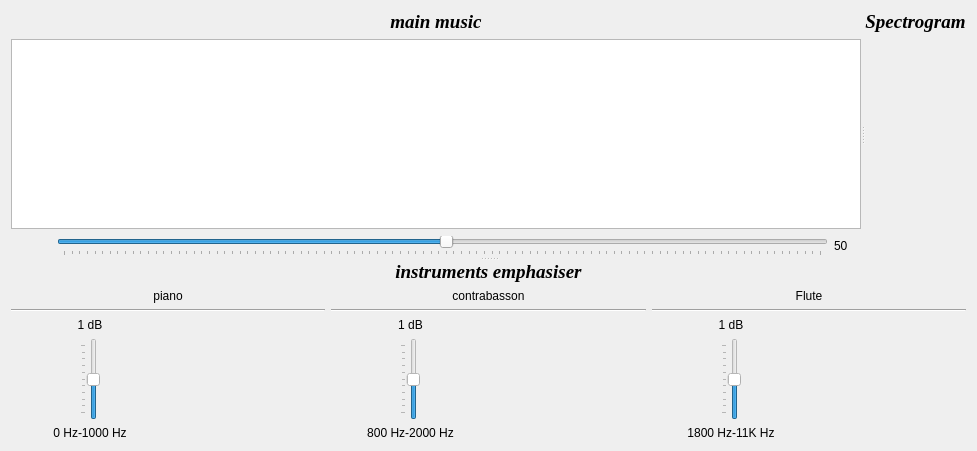
      <widget class="QWidget" name="Equalizer_tab">
       <property name="sizePolicy">
        <sizepolicy hsizetype="Maximum" vsizetype="Preferred">
         <horstretch>0</horstretch>
         <verstretch>0</verstretch>
        </sizepolicy>
       </property>
       <attribute name="title">
        <string>Equalizer</string>
       </attribute>
       <layout class="QVBoxLayout" name="verticalLayout_14">
        <item>
         <widget class="QSplitter" name="splitter">
          <property name="orientation">
           <enum>Qt::Vertical</enum>
          </property>
          <widget class="QSplitter" name="splitter_4">
           <property name="orientation">
            <enum>Qt::Horizontal</enum>
           </property>
           <widget class="QWidget" name="main_graph_widget" native="true">
            <layout class="QVBoxLayout" name="verticalLayout_17">
             <item>
              <layout class="QVBoxLayout" name="verticalLayout_2">
               <item>
                <widget class="QLabel" name="main_graph_title_label">
                 <property name="font">
                  <font>
                   <family>Times New Roman</family>
                   <pointsize>14</pointsize>
                   <weight>75</weight>
                   <italic>true</italic>
                   <bold>true</bold>
                  </font>
                 </property>
                 <property name="text">
                  <string>main music</string>
                 </property>
                 <property name="alignment">
                  <set>Qt::AlignCenter</set>
                 </property>
                </widget>
               </item>
               <item>
                <widget class="PlotWidget" name="main_graph">
                 <property name="minimumSize">
                  <size>
                   <width>850</width>
                   <height>0</height>
                  </size>
                 </property>
                 <property name="autoFillBackground">
                  <bool>false</bool>
                 </property>
                 <property name="frameShadow">
                  <enum>QFrame::Sunken</enum>
                 </property>
                </widget>
               </item>
               <item>
                <layout class="QHBoxLayout" name="sound_tools_layout">
                 <item>
                  <widget class="QPushButton" name="play_pause_botton">
                   <property name="text">
                    <string/>
                   </property>
                   <property name="icon">
                    <iconset>
                     <normaloff>icons/play.png</normaloff>icons/play.png</iconset>
                   </property>
                   <property name="iconSize">
                    <size>
                     <width>47</width>
                     <height>35</height>
                    </size>
                   </property>
                   <property name="shortcut">
                    <string>Space</string>
                   </property>
                   <property name="checkable">
                    <bool>false</bool>
                   </property>
                   <property name="autoDefault">
                    <bool>false</bool>
                   </property>
                   <property name="default">
                    <bool>false</bool>
                   </property>
                   <property name="flat">
                    <bool>true</bool>
                   </property>
                  </widget>
                 </item>
                 <item>
                  <widget class="QSlider" name="volume_slider">
                   <property name="value">
                    <number>50</number>
                   </property>
                   <property name="orientation">
                    <enum>Qt::Horizontal</enum>
                   </property>
                   <property name="invertedAppearance">
                    <bool>false</bool>
                   </property>
                   <property name="invertedControls">
                    <bool>false</bool>
                   </property>
                   <property name="tickPosition">
                    <enum>QSlider::TicksBelow</enum>
                   </property>
                  </widget>
                 </item>
                 <item>
                  <widget class="QLabel" name="volume_value_label">
                   <property name="text">
                    <string>50</string>
                   </property>
                  </widget>
                 </item>
                 <item>
                  <widget class="QLabel" name="volume_image_label">
                   <property name="sizePolicy">
                    <sizepolicy hsizetype="Maximum" vsizetype="Maximum">
                     <horstretch>0</horstretch>
                     <verstretch>0</verstretch>
                    </sizepolicy>
                   </property>
                   <property name="maximumSize">
                    <size>
                     <width>60</width>
                     <height>35</height>
                    </size>
                   </property>
                   <property name="baseSize">
                    <size>
                     <width>0</width>
                     <height>0</height>
                    </size>
                   </property>
                   <property name="text">
                    <string/>
                   </property>
                   <property name="pixmap">
                    <pixmap>icons/2.png</pixmap>
                   </property>
                   <property name="scaledContents">
                    <bool>true</bool>
                   </property>
                   <property name="wordWrap">
                    <bool>false</bool>
                   </property>
                  </widget>
                 </item>
                </layout>
               </item>
              </layout>
             </item>
            </layout>
           </widget>
           <widget class="QWidget" name="spectrogram_widget" native="true">
            <layout class="QVBoxLayout" name="verticalLayout_3">
             <item>
              <widget class="QLabel" name="spectrogram_title_label">
               <property name="sizePolicy">
                <sizepolicy hsizetype="Preferred" vsizetype="Fixed">
                 <horstretch>0</horstretch>
                 <verstretch>20</verstretch>
                </sizepolicy>
               </property>
               <property name="minimumSize">
                <size>
                 <width>0</width>
                 <height>20</height>
                </size>
               </property>
               <property name="baseSize">
                <size>
                 <width>0</width>
                 <height>0</height>
                </size>
               </property>
               <property name="font">
                <font>
                 <family>Times New Roman</family>
                 <pointsize>14</pointsize>
                 <weight>75</weight>
                 <italic>true</italic>
                 <bold>true</bold>
                </font>
               </property>
               <property name="text">
                <string>Spectrogram</string>
               </property>
               <property name="alignment">
                <set>Qt::AlignCenter</set>
               </property>
              </widget>
             </item>
             <item>
              <layout class="QVBoxLayout" name="spectrogram_layout">
               <property name="sizeConstraint">
                <enum>QLayout::SetDefaultConstraint</enum>
               </property>
               <item>
                <widget class="QWidget" name="spectrogram_graph" native="true">
                 <property name="sizePolicy">
                  <sizepolicy hsizetype="Preferred" vsizetype="Expanding">
                   <horstretch>0</horstretch>
                   <verstretch>0</verstretch>
                  </sizepolicy>
                 </property>
                 <property name="minimumSize">
                  <size>
                   <width>0</width>
                   <height>30</height>
                  </size>
                 </property>
                </widget>
               </item>
              </layout>
             </item>
            </layout>
           </widget>
          </widget>
          <widget class="QWidget" name="Equalizer_widger" native="true">
           <property name="palette">
            <palette>
             <active>
              <colorrole role="WindowText">
               <brush brushstyle="SolidPattern">
                <color alpha="255">
                 <red>0</red>
                 <green>0</green>
                 <blue>0</blue>
                </color>
               </brush>
              </colorrole>
              <colorrole role="Button">
               <brush brushstyle="SolidPattern">
                <color alpha="255">
                 <red>255</red>
                 <green>255</green>
                 <blue>255</blue>
                </color>
               </brush>
              </colorrole>
              <colorrole role="Base">
               <brush brushstyle="SolidPattern">
                <color alpha="255">
                 <red>255</red>
                 <green>255</green>
                 <blue>255</blue>
                </color>
               </brush>
              </colorrole>
              <colorrole role="Window">
               <brush brushstyle="SolidPattern">
                <color alpha="255">
                 <red>255</red>
                 <green>255</green>
                 <blue>255</blue>
                </color>
               </brush>
              </colorrole>
             </active>
             <inactive>
              <colorrole role="WindowText">
               <brush brushstyle="SolidPattern">
                <color alpha="255">
                 <red>0</red>
                 <green>0</green>
                 <blue>0</blue>
                </color>
               </brush>
              </colorrole>
              <colorrole role="Button">
               <brush brushstyle="SolidPattern">
                <color alpha="255">
                 <red>255</red>
                 <green>255</green>
                 <blue>255</blue>
                </color>
               </brush>
              </colorrole>
              <colorrole role="Base">
               <brush brushstyle="SolidPattern">
                <color alpha="255">
                 <red>255</red>
                 <green>255</green>
                 <blue>255</blue>
                </color>
               </brush>
              </colorrole>
              <colorrole role="Window">
               <brush brushstyle="SolidPattern">
                <color alpha="255">
                 <red>255</red>
                 <green>255</green>
                 <blue>255</blue>
                </color>
               </brush>
              </colorrole>
             </inactive>
             <disabled>
              <colorrole role="WindowText">
               <brush brushstyle="SolidPattern">
                <color alpha="255">
                 <red>120</red>
                 <green>120</green>
                 <blue>120</blue>
                </color>
               </brush>
              </colorrole>
              <colorrole role="Button">
               <brush brushstyle="SolidPattern">
                <color alpha="255">
                 <red>255</red>
                 <green>255</green>
                 <blue>255</blue>
                </color>
               </brush>
              </colorrole>
              <colorrole role="Base">
               <brush brushstyle="SolidPattern">
                <color alpha="255">
                 <red>255</red>
                 <green>255</green>
                 <blue>255</blue>
                </color>
               </brush>
              </colorrole>
              <colorrole role="Window">
               <brush brushstyle="SolidPattern">
                <color alpha="255">
                 <red>255</red>
                 <green>255</green>
                 <blue>255</blue>
                </color>
               </brush>
              </colorrole>
             </disabled>
            </palette>
           </property>
           <layout class="QVBoxLayout" name="verticalLayout_27">
            <item>
             <layout class="QVBoxLayout" name="equalizer_layout">
              <item>
               <widget class="QLabel" name="label_23">
                <property name="font">
                 <font>
                  <family>Times New Roman</family>
                  <pointsize>14</pointsize>
                  <weight>75</weight>
                  <italic>true</italic>
                  <bold>true</bold>
                 </font>
                </property>
                <property name="text">
                 <string>instruments emphasiser</string>
                </property>
                <property name="alignment">
                 <set>Qt::AlignCenter</set>
                </property>
               </widget>
              </item>
              <item>
               <layout class="QHBoxLayout" name="horizontalLayout_11">
                <item>
                 <layout class="QVBoxLayout" name="verticalLayout_11">
                  <item>
                   <widget class="QLabel" name="label_10">
                    <property name="frameShape">
                     <enum>QFrame::NoFrame</enum>
                    </property>
                    <property name="frameShadow">
                     <enum>QFrame::Plain</enum>
                    </property>
                    <property name="text">
                     <string>piano</string>
                    </property>
                    <property name="alignment">
                     <set>Qt::AlignCenter</set>
                    </property>
                   </widget>
                  </item>
                  <item>
                   <widget class="Line" name="line">
                    <property name="orientation">
                     <enum>Qt::Horizontal</enum>
                    </property>
                   </widget>
                  </item>
                  <item>
                   <layout class="QHBoxLayout" name="horizontalLayout_6">
                    <item>
                     <layout class="QVBoxLayout" name="verticalLayout_8">
                      <item>
                       <widget class="QLabel" name="label1">
                        <property name="text">
                         <string>1 dB</string>
                        </property>
                        <property name="alignment">
                         <set>Qt::AlignCenter</set>
                        </property>
                       </widget>
                      </item>
                      <item>
                       <layout class="QHBoxLayout" name="horizontalLayout_5">
                        <item>
                         <widget class="QSlider" name="slider1">
                          <property name="maximum">
                           <number>10</number>
                          </property>
                          <property name="value">
                           <number>5</number>
                          </property>
                          <property name="orientation">
                           <enum>Qt::Vertical</enum>
                          </property>
                          <property name="tickPosition">
                           <enum>QSlider::TicksAbove</enum>
                          </property>
                         </widget>
                        </item>
                       </layout>
                      </item>
                      <item>
                       <widget class="QLabel" name="label_4">
                        <property name="text">
                         <string>0 Hz-1000 Hz</string>
                        </property>
                        <property name="alignment">
                         <set>Qt::AlignCenter</set>
                        </property>
                       </widget>
                      </item>
                     </layout>
                    </item>
                    <item>
                     <layout class="QVBoxLayout" name="verticalLayout_10">
                      <item>
                       <spacer name="verticalSpacer_7">
                        <property name="orientation">
                         <enum>Qt::Vertical</enum>
                        </property>
                        <property name="sizeHint" stdset="0">
                         <size>
                          <width>20</width>
                          <height>40</height>
                         </size>
                        </property>
                       </spacer>
                      </item>
                      <item>
                       <widget class="QLabel" name="label_5">
                        <property name="maximumSize">
                         <size>
                          <width>150</width>
                          <height>150</height>
                         </size>
                        </property>
                        <property name="text">
                         <string/>
                        </property>
                        <property name="pixmap">
                         <pixmap resource="Resources.qrc">:/instroments_icons/instroments_icons/piano.png</pixmap>
                        </property>
                        <property name="scaledContents">
                         <bool>true</bool>
                        </property>
                       </widget>
                      </item>
                      <item>
                       <spacer name="verticalSpacer_8">
                        <property name="orientation">
                         <enum>Qt::Vertical</enum>
                        </property>
                        <property name="sizeHint" stdset="0">
                         <size>
                          <width>20</width>
                          <height>40</height>
                         </size>
                        </property>
                       </spacer>
                      </item>
                     </layout>
                    </item>
                   </layout>
                  </item>
                 </layout>
                </item>
                <item>
                 <layout class="QVBoxLayout" name="verticalLayout_22">
                  <item>
                   <widget class="QLabel" name="label_15">
                    <property name="frameShape">
                     <enum>QFrame::NoFrame</enum>
                    </property>
                    <property name="frameShadow">
                     <enum>QFrame::Plain</enum>
                    </property>
                    <property name="text">
                     <string>contrabasson</string>
                    </property>
                    <property name="alignment">
                     <set>Qt::AlignCenter</set>
                    </property>
                   </widget>
                  </item>
                  <item>
                   <widget class="Line" name="line_3">
                    <property name="orientation">
                     <enum>Qt::Horizontal</enum>
                    </property>
                   </widget>
                  </item>
                  <item>
                   <layout class="QHBoxLayout" name="horizontalLayout_9">
                    <item>
                     <layout class="QVBoxLayout" name="verticalLayout_23">
                      <item>
                       <widget class="QLabel" name="label2">
                        <property name="text">
                         <string>1 dB</string>
                        </property>
                        <property name="alignment">
                         <set>Qt::AlignCenter</set>
                        </property>
                       </widget>
                      </item>
                      <item>
                       <layout class="QHBoxLayout" name="horizontalLayout_10">
                        <item>
                         <widget class="QSlider" name="slider2">
                          <property name="maximum">
                           <number>10</number>
                          </property>
                          <property name="value">
                           <number>5</number>
                          </property>
                          <property name="orientation">
                           <enum>Qt::Vertical</enum>
                          </property>
                          <property name="tickPosition">
                           <enum>QSlider::TicksAbove</enum>
                          </property>
                         </widget>
                        </item>
                       </layout>
                      </item>
                      <item>
                       <widget class="QLabel" name="label_17">
                        <property name="text">
                         <string>800 Hz-2000 Hz</string>
                        </property>
                        <property name="alignment">
                         <set>Qt::AlignCenter</set>
                        </property>
                       </widget>
                      </item>
                     </layout>
                    </item>
                    <item>
                     <layout class="QVBoxLayout" name="verticalLayout_24">
                      <item>
                       <spacer name="verticalSpacer_11">
                        <property name="orientation">
                         <enum>Qt::Vertical</enum>
                        </property>
                        <property name="sizeHint" stdset="0">
                         <size>
                          <width>20</width>
                          <height>40</height>
                         </size>
                        </property>
                       </spacer>
                      </item>
                      <item>
                       <widget class="QLabel" name="label_3">
                        <property name="maximumSize">
                         <size>
                          <width>150</width>
                          <height>200</height>
                         </size>
                        </property>
                        <property name="text">
                         <string/>
                        </property>
                        <property name="pixmap">
                         <pixmap>instroments_icons/contrabasson2.jpg</pixmap>
                        </property>
                        <property name="scaledContents">
                         <bool>true</bool>
                        </property>
                        <property name="alignment">
                         <set>Qt::AlignCenter</set>
                        </property>
                       </widget>
                      </item>
                      <item>
                       <spacer name="verticalSpacer_12">
                        <property name="orientation">
                         <enum>Qt::Vertical</enum>
                        </property>
                        <property name="sizeHint" stdset="0">
                         <size>
                          <width>20</width>
                          <height>40</height>
                         </size>
                        </property>
                       </spacer>
                      </item>
                     </layout>
                    </item>
                   </layout>
                  </item>
                 </layout>
                </item>
                <item>
                 <layout class="QVBoxLayout" name="verticalLayout_18">
                  <item>
                   <widget class="QLabel" name="label_11">
                    <property name="frameShape">
                     <enum>QFrame::NoFrame</enum>
                    </property>
                    <property name="frameShadow">
                     <enum>QFrame::Plain</enum>
                    </property>
                    <property name="text">
                     <string>Flute</string>
                    </property>
                    <property name="alignment">
                     <set>Qt::AlignCenter</set>
                    </property>
                   </widget>
                  </item>
                  <item>
                   <widget class="Line" name="line_2">
                    <property name="orientation">
                     <enum>Qt::Horizontal</enum>
                    </property>
                   </widget>
                  </item>
                  <item>
                   <layout class="QHBoxLayout" name="horizontalLayout_7">
                    <item>
                     <layout class="QVBoxLayout" name="verticalLayout_20">
                      <item>
                       <widget class="QLabel" name="label3">
                        <property name="text">
                         <string>1 dB</string>
                        </property>
                        <property name="alignment">
                         <set>Qt::AlignCenter</set>
                        </property>
                       </widget>
                      </item>
                      <item>
                       <layout class="QHBoxLayout" name="horizontalLayout_8">
                        <item>
                         <widget class="QSlider" name="slider3">
                          <property name="maximum">
                           <number>10</number>
                          </property>
                          <property name="value">
                           <number>5</number>
                          </property>
                          <property name="orientation">
                           <enum>Qt::Vertical</enum>
                          </property>
                          <property name="tickPosition">
                           <enum>QSlider::TicksAbove</enum>
                          </property>
                          <property name="tickInterval">
                           <number>0</number>
                          </property>
                         </widget>
                        </item>
                       </layout>
                      </item>
                      <item>
                       <widget class="QLabel" name="label_13">
                        <property name="text">
                         <string>1800 Hz-11K Hz</string>
                        </property>
                        <property name="alignment">
                         <set>Qt::AlignCenter</set>
                        </property>
                       </widget>
                      </item>
                     </layout>
                    </item>
                    <item>
                     <layout class="QVBoxLayout" name="verticalLayout_21">
                      <item>
                       <spacer name="verticalSpacer_9">
                        <property name="orientation">
                         <enum>Qt::Vertical</enum>
                        </property>
                        <property name="sizeHint" stdset="0">
                         <size>
                          <width>20</width>
                          <height>40</height>
                         </size>
                        </property>
                       </spacer>
                      </item>
                      <item>
                       <widget class="QLabel" name="label_14">
                        <property name="maximumSize">
                         <size>
                          <width>150</width>
                          <height>150</height>
                         </size>
                        </property>
                        <property name="text">
                         <string/>
                        </property>
                        <property name="pixmap">
                         <pixmap resource="Resources.qrc">:/instroments_icons/instroments_icons/flute.png</pixmap>
                        </property>
                        <property name="scaledContents">
                         <bool>true</bool>
                        </property>
                       </widget>
                      </item>
                      <item>
                       <spacer name="verticalSpacer_10">
                        <property name="orientation">
                         <enum>Qt::Vertical</enum>
                        </property>
                        <property name="sizeHint" stdset="0">
                         <size>
                          <width>20</width>
                          <height>40</height>
                         </size>
                        </property>
                       </spacer>
                      </item>
                     </layout>
                    </item>
                   </layout>
                  </item>
                 </layout>
                </item>
               </layout>
              </item>
             </layout>
            </item>
           </layout>
          </widget>
         </widget>
        </item>
       </layout>
      </widget>
